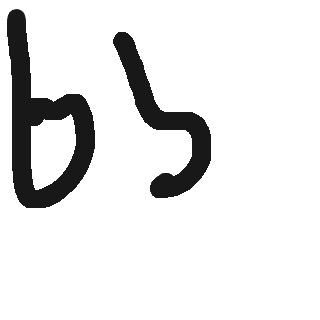
#> input picture GroupA-_CS462-main/dataset/26/26_028f16e7f7.png, 320 x 320 px; its folder holds 3 pictures in this run
$ python train_knn.py
#> lines starting #> are read from the running program, lines starting #| are printed output that depends on the picture
import datetime
from pathlib import Path
import joblib
import numpy as np
from PIL import Image, ImageOps
from skimage.feature import hog
from sklearn.neighbors import KNeighborsClassifier
from sklearn.model_selection import train_test_split
from sklearn.pipeline import Pipeline
from sklearn.preprocessing import StandardScaler
from sklearn.metrics import classification_report

# --- ตั้งค่า Path และ Labels (Absolute Path) ---
BASE_DIR = Path(__file__).resolve().parent
DATASET_DIR = BASE_DIR / "dataset"
MODEL_DIR = BASE_DIR / "model"

CLASS_LABELS = {
    "26": "๒๖",
    "27": "๒๗",
    "28": "๒๘",
    "29": "๒๙",
    "30": "๓๐",
}

# --- ฟังก์ชันจัดการรูปภาพ (Preprocessing เหมือนเดิมเป๊ะ) ---
def preprocess_image(path):
    image = Image.open(path).convert("RGBA")
    white_bg = Image.new("RGBA", image.size, "WHITE")
#> white_bg: PIL image 320x320 RGBA; every value is 255
    white_bg.alpha_composite(image)
    image = white_bg.convert("L")
#> image is the input picture: PIL image 320x320 L; min 24, max 255, mean 228.9
    image = ImageOps.invert(image)
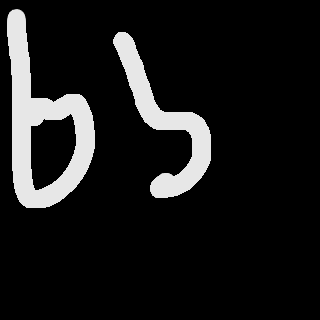
#> image: PIL image 320x320 L; min 0, max 231, mean 26.1

    bbox = image.getbbox()
#> bbox = (7, 9, 211, 208)
    if bbox:
        image = image.crop(bbox)
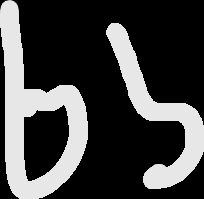
#> image: PIL image 204x199 L; min 0, max 231, mean 65.9

    image.thumbnail((48, 48), Image.Resampling.LANCZOS)
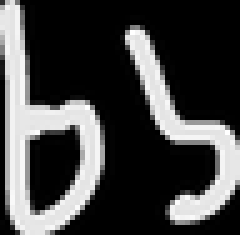
#> image: PIL image 48x47 L (shown 5 times larger); min 0, max 255, mean 67
    canvas = Image.new("L", (64, 64), 0)
#> canvas: PIL image 64x64 L; every value is 0
    x = (64 - image.width) // 2
#> x = 8
    y = (64 - image.height) // 2
#> y = 8
    canvas.paste(image, (x, y))
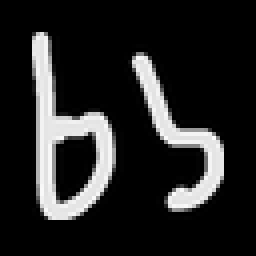
#> canvas: PIL image 64x64 L (shown 4 times larger); min 0, max 255, mean 36.9
    return np.asarray(canvas, dtype=np.float32) / 255.0

def extract_features(path):
    arr = preprocess_image(path)
    return hog(
        arr,
        orientations=9,
        pixels_per_cell=(8, 8),
        cells_per_block=(2, 2),
        block_norm="L2-Hys",
        feature_vector=True,
    )

# --- ฟังก์ชันโหลด Dataset ---
def load_dataset():
    features = []
    labels = []

    print(f"--- ตรวจสอบข้อมูลใน: {DATASET_DIR} ---")
    for class_id in CLASS_LABELS:
        class_dir = DATASET_DIR / class_id
        if not class_dir.exists():
            print(f"⚠️ ไม่พบโฟลเดอร์: {class_id}")
            continue

        image_paths = sorted(
            list(class_dir.glob("*.png"))
            + list(class_dir.glob("*.jpg"))
            + list(class_dir.glob("*.jpeg"))
        )
        print(f"โหลดคลาส {CLASS_LABELS[class_id]} ({class_id}): {len(image_paths)} รูป")

        for path in image_paths:
            features.append(extract_features(path))
            labels.append(class_id)
#> pass 2 of the loop in load_dataset, `for class_id in CLASS_LABELS:`:
#> image_paths = 1 item
#| โหลดคลาส ๒๗ (27): 1 รูป
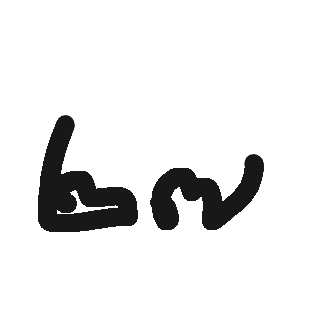
#> input picture GroupA-_CS462-main/dataset/27/27_01aea55128.png, 320 x 320 px
#> in preprocess_image, image is the input picture: PIL image 320x320 L; min 24, max 255, mean 232.6
#> bbox = (38, 115, 264, 232)
#> in preprocess_image (call 4), `image = image.crop(bbox)`:
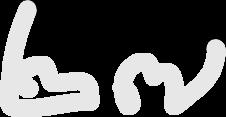
#> image: PIL image 226x117 L; min 0, max 231, mean 86.6
#> in preprocess_image (call 4), `canvas.paste(image, (x, y))`:
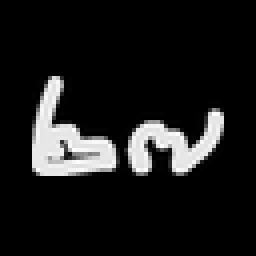
#> canvas: PIL image 64x64 L (shown 4 times larger); min 0, max 255, mean 25.7

    if not features:
        raise RuntimeError("ไม่พบรูปภาพใน dataset กรุณาเก็บข้อมูลเพิ่มก่อนเทรน")

    return np.asarray(features), np.asarray(labels)

# --- ฟังก์ชันหลักสำหรับเทรน KNN ---
def main():
    print("--- เริ่มการเทรนด้วย K-Nearest Neighbors (KNN) ---")

    # โหลดข้อมูล
    x, y = load_dataset()

    # แบ่งข้อมูล 80/20
#> (the run stopped early here; a loop or call above may not have finished)
